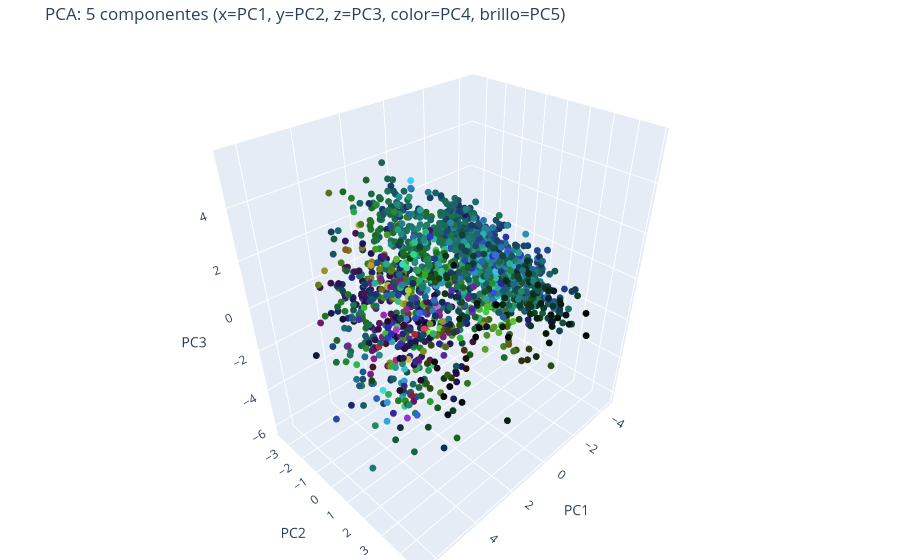

Notebook cell for this chart:
### Code cell
import plotly.graph_objs as go
import plotly.io as pio
import colorsys

# Usar los primeros 5 componentes para gráfica (si existen al menos 5)
if X_pca_full.shape[1] >= 5:
    pc1 = X_pca_full[:, 0]
    pc2 = X_pca_full[:, 1]
    pc3 = X_pca_full[:, 2]
    pc4 = X_pca_full[:, 3]
    pc5 = X_pca_full[:, 4]

    # Normalizar PC4 (tono) y PC5 (brillo)
    norm_pc4 = (pc4 - np.min(pc4)) / (np.max(pc4) - np.min(pc4) + 1e-9)
    norm_pc5 = (pc5 - np.min(pc5)) / (np.max(pc5) - np.min(pc5) + 1e-9)

    rgb_colors = [colorsys.hsv_to_rgb(h, 0.75, v) for h, v in zip(norm_pc4, norm_pc5)]
    def rgb_to_hex(rgb):
        return '#%02x%02x%02x' % tuple(int(255*x) for x in rgb)
    hex_colors = [rgb_to_hex(rgb) for rgb in rgb_colors]

    trace = go.Scatter3d(
        x=pc1, y=pc2, z=pc3,
        mode='markers',
        marker=dict(size=4, color=hex_colors),
        text=[f'PC4: {c4:.2f}<br>PC5: {c5:.2f}' for c4, c5 in zip(pc4, pc5)],
    )

    layout = go.Layout(
        scene=dict(xaxis_title='PC1', yaxis_title='PC2', zaxis_title='PC3'),
        title='PCA: 5 componentes (x=PC1, y=PC2, z=PC3, color=PC4, brillo=PC5)',
        margin=dict(l=0, r=0, b=0, t=40)
    )

    fig = go.Figure(data=[trace], layout=layout)
    fig.show()
else:
    print("No hay suficientes componentes para esta gráfica.")

### Figure 1 — Plotly figure (JSON) as saved in the notebook; plotly's stock layout.template omitted (floating-point values rounded to 4 significant figures; data arrays with more than 128 entries replaced by an {"elided": "..."} marker saying what was removed)
{"data": [{"marker": {"color": {"elided": "2000 str values"}, "size": 4}, "mode": "markers", "text": {"elided": "2000 str values"}, "type": "scatter3d", "x": {"elided": "2000 float values"}, "y": {"elided": "2000 float values"}, "z": {"elided": "2000 float values"}}], "layout": {"margin": {"b": 0, "l": 0, "r": 0, "t": 40}, "scene": {"xaxis": {"title": {"text": "PC1"}}, "yaxis": {"title": {"text": "PC2"}}, "zaxis": {"title": {"text": "PC3"}}}, "title": {"text": "PCA: 5 componentes (x=PC1, y=PC2, z=PC3, color=PC4, brillo=PC5)"}}}
